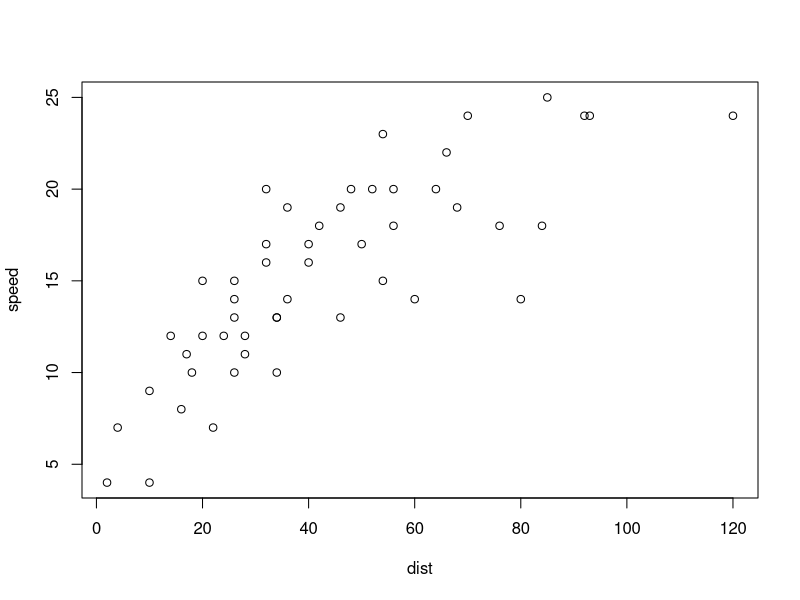

The R script that drew this image:
## ---- chunk 1
library(ggplot2)
knitr::opts_chunk$set(echo = TRUE)
## ---- chunk 2
summary(cars)
## ---- chunk 3
plot(speed~dist,data=cars)
